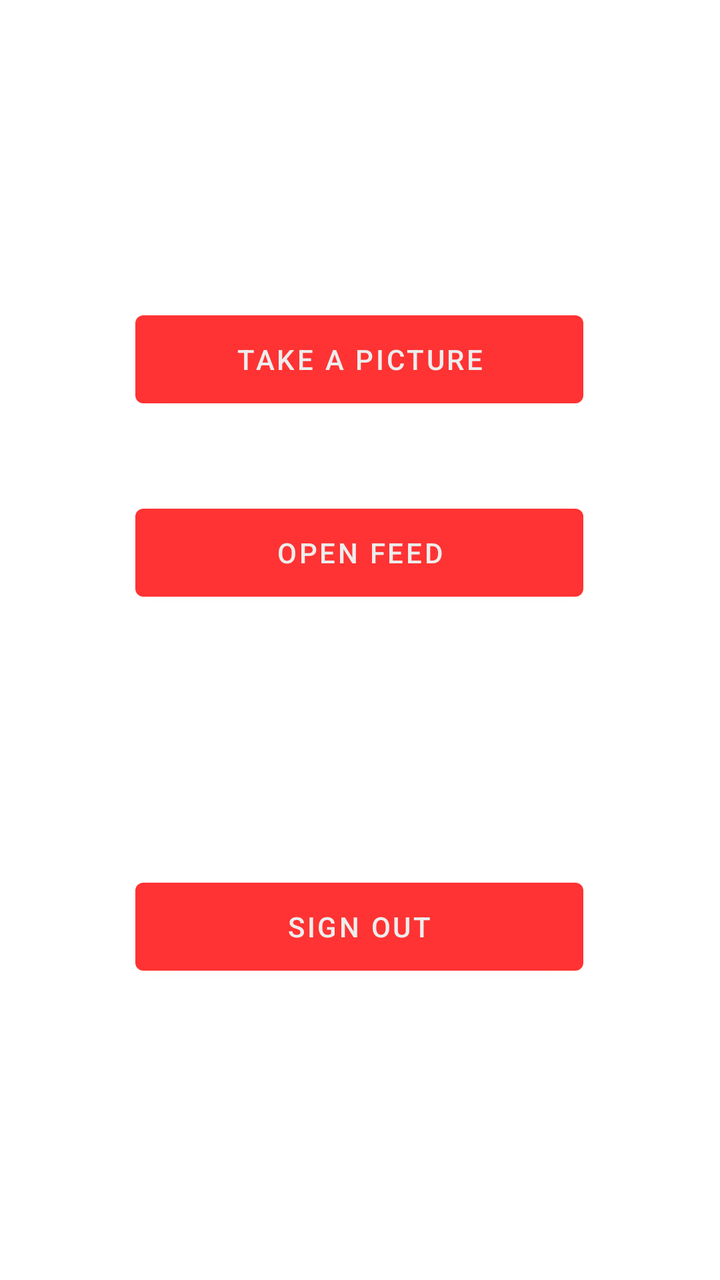
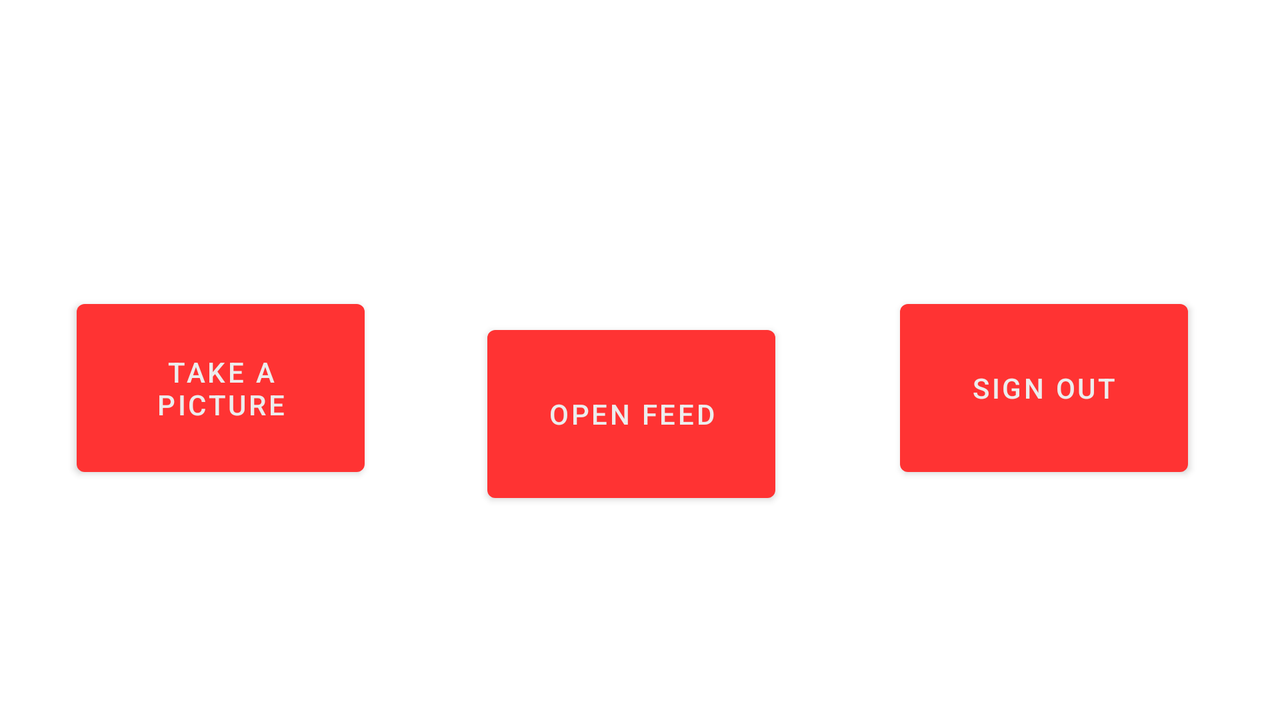

Two renders of one Android screen. The first uses the default layout on a phone; the second uses the alternative layout the repository ships for a different screen configuration, on a matching device. The two XML files are below.
<!-- AndroidManifest.xml: application theme Theme.Finstagram -->
<!-- res/layout/activity_profile.xml -->
<?xml version="1.0" encoding="utf-8"?>
<androidx.constraintlayout.widget.ConstraintLayout xmlns:android="http://schemas.android.com/apk/res/android"
    xmlns:app="http://schemas.android.com/apk/res-auto"
    xmlns:tools="http://schemas.android.com/tools"
    android:layout_width="match_parent"
    android:layout_height="match_parent"
    tools:context=".ProfileActivity">


    <ImageView
        android:id="@+id/imageView"
        android:layout_width="142dp"
        android:layout_height="102dp"
        app:layout_constraintBottom_toBottomOf="parent"
        app:layout_constraintEnd_toEndOf="parent"
        app:layout_constraintHorizontal_bias="0.498"
        app:layout_constraintStart_toStartOf="parent"
        app:layout_constraintTop_toTopOf="parent"
        app:layout_constraintVertical_bias="0.046"
        app:srcCompat="@drawable/camera_icon" />

    <Button
        android:id="@+id/button"
        android:layout_width="224dp"
        android:layout_height="56dp"
        android:onClick="openCamera"
        android:text="Take a picture"
        app:layout_constraintBottom_toBottomOf="parent"
        app:layout_constraintEnd_toEndOf="parent"
        app:layout_constraintHorizontal_bias="0.497"
        app:layout_constraintStart_toStartOf="parent"
        app:layout_constraintTop_toBottomOf="@+id/imageView"
        app:layout_constraintVertical_bias="0.055" />

    <Button
        android:id="@+id/button2"
        android:layout_width="224dp"
        android:layout_height="56dp"
        android:onClick="openFeed"
        android:text="@string/open_feed"
        app:layout_constraintBottom_toBottomOf="parent"
        app:layout_constraintEnd_toEndOf="parent"
        app:layout_constraintHorizontal_bias="0.497"
        app:layout_constraintStart_toStartOf="parent"
        app:layout_constraintTop_toBottomOf="@+id/imageView"
        app:layout_constraintVertical_bias="0.266" />














    <Button
        android:id="@+id/button3"
        android:layout_width="224dp"
        android:layout_height="56dp"
        android:onClick="signOut"
        android:text="@string/sign_out"
        app:layout_constraintBottom_toBottomOf="parent"
        app:layout_constraintEnd_toEndOf="parent"
        app:layout_constraintHorizontal_bias="0.497"
        app:layout_constraintStart_toStartOf="parent"
        app:layout_constraintTop_toBottomOf="@+id/imageView"
        app:layout_constraintVertical_bias="0.675" />


</androidx.constraintlayout.widget.ConstraintLayout>
<!-- resources referenced by this layout -->
<resources>
  <string name="open_feed">Open Feed</string>
  <string name="sign_out">Sign out</string>
  <style name="Theme.Finstagram" parent="Theme.MaterialComponents.DayNight.DarkActionBar">
          
          <item name="colorPrimary">@color/red</item>
          <item name="colorPrimaryVariant">@color/black</item>
          <item name="colorOnPrimary">@color/white</item>
          
          <item name="colorSecondary">@color/teal_200</item>
          <item name="colorSecondaryVariant">@color/teal_700</item>
          <item name="colorOnSecondary">@color/black</item>
          
          <item name="android:statusBarColor" tools:targetApi="l">?attr/colorPrimaryVariant</item>
          
      </style>
  <color name="red">#ff3333</color>
  <color name="black">#101010</color>
  <color name="white">#ededed</color>
  <color name="teal_200">#FF03DAC5</color>
  <color name="teal_700">#FF018786</color>
</resources>
<!-- res/layout-land/activity_profile.xml (the repository's variant of the layout above) -->
<!-- drawn on the phone turned sideways -->
<?xml version="1.0" encoding="utf-8"?>
<androidx.constraintlayout.widget.ConstraintLayout xmlns:android="http://schemas.android.com/apk/res/android"
    xmlns:app="http://schemas.android.com/apk/res-auto"
    xmlns:tools="http://schemas.android.com/tools"
    android:layout_width="match_parent"
    android:layout_height="match_parent"
    tools:context=".ProfileActivity">


    <ImageView
        android:id="@+id/imageView"
        android:layout_width="142dp"
        android:layout_height="102dp"
        app:layout_constraintBottom_toBottomOf="parent"
        app:layout_constraintEnd_toEndOf="parent"
        app:layout_constraintHorizontal_bias="0.077"
        app:layout_constraintStart_toStartOf="parent"
        app:layout_constraintTop_toTopOf="parent"
        app:layout_constraintVertical_bias="0.17"
        app:srcCompat="@drawable/camera_icon" />

    <Button
        android:id="@+id/button"
        android:layout_width="144dp"
        android:layout_height="96dp"
        android:onClick="openCamera"
        android:text="Take a picture"
        app:layout_constraintBottom_toBottomOf="parent"
        app:layout_constraintEnd_toEndOf="parent"
        app:layout_constraintHorizontal_bias="0.077"
        app:layout_constraintStart_toStartOf="parent"
        app:layout_constraintTop_toBottomOf="@+id/imageView"
        app:layout_constraintVertical_bias="0.0" />

    <Button
        android:id="@+id/button2"
        android:layout_width="144dp"
        android:layout_height="96dp"
        android:onClick="openFeed"
        android:text="@string/open_feed"
        app:layout_constraintBottom_toBottomOf="parent"
        app:layout_constraintEnd_toEndOf="parent"
        app:layout_constraintHorizontal_bias="0.196"
        app:layout_constraintStart_toEndOf="@+id/button"
        app:layout_constraintTop_toTopOf="parent"
        app:layout_constraintVertical_bias="0.602" />

    <Button
        android:id="@+id/button3"
        android:layout_width="144dp"
        android:layout_height="96dp"
        android:onClick="signOut"
        android:text="@string/sign_out"
        app:layout_constraintBottom_toBottomOf="parent"
        app:layout_constraintEnd_toEndOf="parent"
        app:layout_constraintHorizontal_bias="0.574"
        app:layout_constraintStart_toEndOf="@+id/button2"
        app:layout_constraintTop_toBottomOf="@+id/imageView"
        app:layout_constraintVertical_bias="0.0" />


</androidx.constraintlayout.widget.ConstraintLayout>
